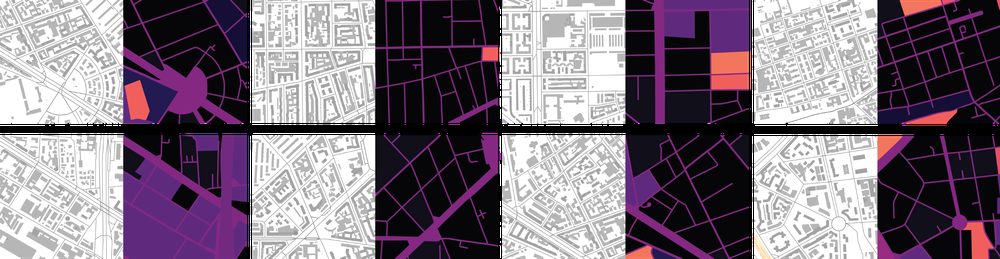
#> input picture dataset_example1.png, 1000 x 259 px, shrunk from 9160 x 2377 before the run
$ python metrics.py .
#> lines starting #> are read from the running program, lines starting #| are printed output that depends on the picture; after the words box and inside, x2 and y2 are one past the last pixel; in counts of white or black regions, pixels touching at a corner belong together
import argparse
import cv2
import functools
import json
from math import log10
import matplotlib.pyplot as plt
import numpy as np
import os
from shapely.geometry import Polygon, Point, MultiPolygon
import matplotlib.pyplot as plt

from sklearn.cluster import DBSCAN
import textwrap

import warnings
warnings.filterwarnings("ignore")


def get_buildings(image, threshold=6):
	image = cv2.erode(image, np.ones((3, 3)), 1)
	c, _ = cv2.findContours(image, cv2.RETR_TREE, cv2.CHAIN_APPROX_SIMPLE)

	c = [x for x in c if len(x) >= threshold]
	c = [[tuple(x[0]) for x in cont] for cont in c]
	polygons = []
	for cont in c:
		coords = Polygon(cont).centroid.coords[0]
		if image[int(coords[0])][int(coords[1])] > 0:
			polygons.append(Polygon(cont))
	polygons = [p for p in polygons if p.area > 1]
	return polygons


def get_block(result, name):
	threshold = 6
	if name.startswith('tallinn'):
		threshold = 4
	polygons = get_new_buildings(result)

	if name.startswith('bengaluru'):
		block = MultiPolygon(polygons).minimum_rotated_rectangle
	else:
		block = MultiPolygon(polygons).convex_hull
	return polygons, block


def get_mask(result, name):
	polygons, block = get_block(result, name)
	#     if block.geom_type == 'Polygon':
	border = [[[int(x), int(y)]] for x, y in block.exterior.coords]

	dist = [MultiPolygon(polygons).centroid.distance(p.centroid) for p in
			polygons]
	if len(dist) > 1:
		if np.max(dist) > 100:
			polygons.pop(dist.index(np.max(dist)))

	black = np.zeros(result.shape)
	return cv2.drawContours(black, [np.array(border)], -1, 255, -1)

def between_buildings_distance(polygons):
	dist = [MultiPolygon(polygons).centroid.distance(p.centroid) for p in polygons]
	if len(dist) > 1:
		if np.max(dist) > 100:
			polygons.pop(dist.index(np.max(dist)))
	between_dist = []
	for i, p in enumerate(polygons):
		try:
			between_dist.append(np.min([p.exterior.distance(x.exterior) for x in polygons[:i] + polygons[i+1:]]))
		except ValueError:
			pass
	if len(between_dist) > 0:
		return np.mean(between_dist)
	else:
		return 0

def street_distance(result, name):
	polygons, block = get_block(result, name)
	dist = [MultiPolygon(polygons).centroid.distance(p.centroid) for p in polygons]
	if len(dist) > 1:
		if np.max(dist) > 100:
			polygons.pop(dist.index(np.max(dist)))
	return np.min([x.distance(block.exterior) for x in polygons])


def count_density(name, path):
	threshold = 4
	image = cv2.imread("{}/{}".format(path, name), 0)
	imageA = image[:, :int(image.shape[1] / 2)]
	imageB = image[:, int(image.shape[1] / 2):]
	result = imageB - imageA
	kernel = np.ones((3, 3))
	result = cv2.erode(result, kernel, iterations=1)
	mask = get_mask(result, name)
	mask = mask > 0
	out = mask * (imageA - result)
	out = out < 120
	out = mask * out
	out = out > 0
	out = out.astype(np.uint8)
	polygons = get_new_buildings(out)

	area = MultiPolygon(polygons).convex_hull
	return round(np.unique(out, return_counts=True)[1][1] / area.area,
				 3), area, out


def get_new_buildings(image):
#     image = cv2.erode(image, np.ones((3,3)), 1)
	points = np.concatenate([np.where(image > 0)[0].reshape(-1,1), np.where(image > 0)[1].reshape(-1,1)], axis=1)
	clusters = dbscan.fit_predict(points)
	buildings = []
	for c in np.unique(clusters):
		if c > -1:
			black = np.zeros((image.shape[0], image.shape[1], 1))
			for point in points[clusters==c]:
				black[point[0]][point[1]] = 1
			black = black.astype(np.uint8)
			c, _ = cv2.findContours(black, cv2.RETR_TREE, cv2.CHAIN_APPROX_SIMPLE)
			if len(c) > 0:
				c = sorted(c, key=cv2.contourArea, reverse=True)
			c = c[0]
			c = [tuple(x[0]) for x in c]
			if len(c) >= 3:
				buildings.append(Polygon(c))
	return buildings


class Metric:
	def __init__(self):
		self.name = 'generic'
		self.scores = []

	def calculate(self, path: str):
		return self._calculate(path)

	def _calculate(self, path: str):
		for name in os.listdir(path):
			try:
				_value = self._get(path, name)
				if _value:
					self.scores.append(_value)
			except Exception:
				pass
		return self.result()

	def _get(self, path: str, name: str):
		return 0

	def result(self):
		print("{}\t{}".format('Mean ' + self.name, round(np.mean(self.scores), 2)))
		print("{}\t{}".format('Median ' + self.name, round(np.median(self.scores), 2)))


class FootprintAreaMetric(Metric):
	def __init__(self):
		Metric.__init__(self)
		self.name = 'footprint_area'

	def _get(self, path: str, name:str):
		if COURTS == 0:
			result = np.mean([x.area for x in get_buildings(
				count_density(name, FOLDER)[2], 4)])
			if result < 1000:
				return result
		else:
			result = np.mean([x.area for x in get_buildings(
				count_density(name, FOLDER)[2], 6)])
#> in count_density, `imageA = image[:, :int(image.shape[1] / 2)]`:
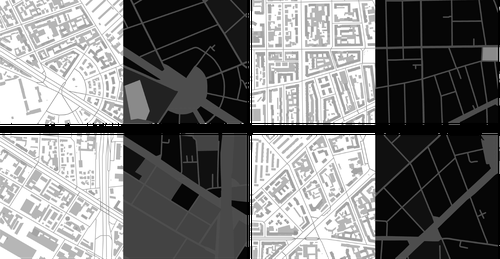
#> imageA: shape (259, 500); min 0, max 255, mean 121
#> in count_density, `imageB = image[:, int(image.shape[1] / 2):]`:
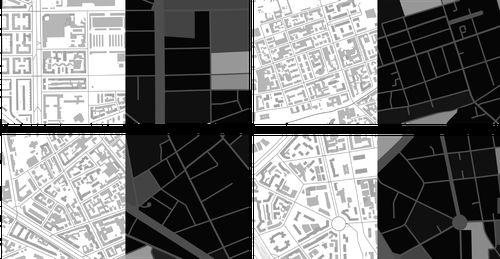
#> imageB: shape (259, 500); min 0, max 255, mean 121.2
#> in count_density, `result = imageB - imageA`:
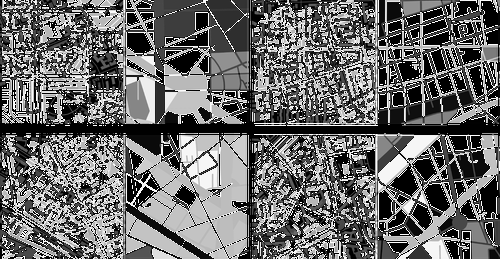
#> result: shape (259, 500); min 0, max 255, mean 107.5
#> in count_density, `result = cv2.erode(result, kernel, iterations=1)`:
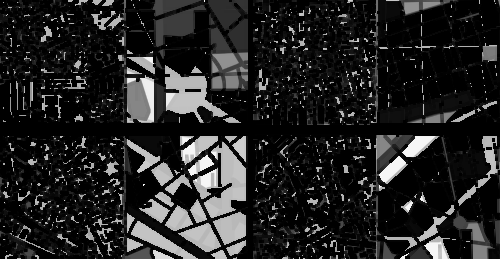
#> result: shape (259, 500); min 0, max 246, mean 36.5
#> in get_new_buildings, `points = np.concatenate([np.where(image > 0)[0].reshape(-1,1), np.wher..`: points = 79050 pairs, first value 0 to 258, second value 0 to 499
#> the loop in get_new_buildings, `for c in np.unique(clusters):` made 66 passes
#> c on passes 1 to 12: -1, 0, [(47, 0), (48, 0)], 2, [(94, 9), (94, 10), (95, 10), (95, 9)], [(109, 9), (108, 10), (107, 10), (109, 10)], [(295, 11), (296, 11)], 6, 1 contour, all with area under 20, [(368, 51), (368, 52), (369, 53), (369, 51)], 9, [(105, 75), (105, 78), (106, 77), (106, 75)]
#> after the loop in get_new_buildings, `for c in np.unique(clusters):`:
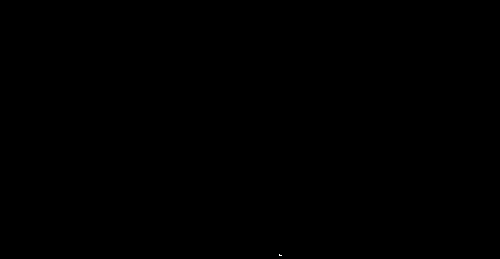
#> black: shape (259, 500, 1); values 0 (black) and 1 (white), 0% white in thin lines or dots, all inside (x1, y1, x2, y2) = (279, 254, 282, 256)
#> after the loop in get_new_buildings, `for c in np.unique(clusters):`: buildings = 37 items
#> in get_mask, `border = [[[int(x), int(y)]] for x, y in block.exterior.coords]`: border = [[[0, 0]], [[0, 245]], [[5, 258]], [[499, 258]], [[499, 0]], [[0, 0]]]
#> in get_mask, `dist = [MultiPolygon(polygons).centroid.distance(p.centroid) for p in ..`: dist = 37 values, max 252.8 at index 15, min 17.75 at index 22, mean 147.1
#> in get_mask, `return cv2.drawContours(black, [np.array(border)], -1, 255, -1)`: returned value: shape (259, 500) float64; 100% white; 1 black region, box (x1, y1, x2, y2) and area: (0, 247, 5, 259) 35
#> in count_density, `out = out < 120`:
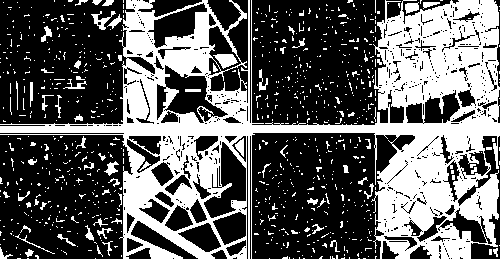
#> out: shape (259, 500) bool; 37.3% white; 848 white regions (782 under 20 px), largest, box (x1, y1, x2, y2) and area: (0, 0, 500, 259) 42405, (213, 54, 238, 69) 222, (91, 11, 116, 30) 155
#> the loop in get_new_buildings (call 2), `for c in np.unique(clusters):` made 635 passes
#> c on passes 1 to 12: -1, [(54, 0), (54, 1)], [(68, 0), (68, 1), (71, 1), (72, 0)], 1 contour, all with area under 20, 3, 4, [(123, 0), (123, 2)], 6, 7, [(375, 0), (375, 12)], [(403, 0), (416, 0)], [(420, 0), (420, 3), (420, 1), (421, 0)]
#> after the loop in get_new_buildings (call 2), `for c in np.unique(clusters):`: black: shape (259, 500, 1); values 0 (black) and 1 (white), 0% white in thin lines or dots, all inside (x1, y1, x2, y2) = (363, 258, 366, 259)
#> in count_density, `polygons = get_new_buildings(out)`: polygons = 325 items
#> in get_buildings, `image = cv2.erode(image, np.ones((3, 3)), 1)`:
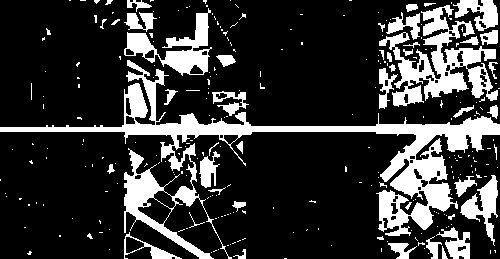
#> image: shape (259, 500); values 0 (black) and 1 (white), 21.3% white; 268 white regions (222 under 20 px)
#> in get_buildings, `c, _ = cv2.findContours(image, cv2.RETR_TREE, cv2.CHAIN_APPROX_SIMPLE)`: c = 312 contours, 246 with area under 20; largest, box (x1, y1, x2, y2) and area: (0, 60, 500, 259) 12949, (379, 5, 498, 107) 4172, (124, 8, 212, 76) 2040, (460, 175, 498, 246) 862, (453, 0, 498, 31) 690
#> in get_buildings, `c = [x for x in c if len(x) >= threshold]`: c = 125 contours, 59 with area under 20; largest, box (x1, y1, x2, y2) and area: (0, 60, 500, 259) 12949, (379, 5, 498, 107) 4172, (124, 8, 212, 76) 2040, (460, 175, 498, 246) 862, (453, 0, 498, 31) 690
#> in get_buildings, `c = [[tuple(x[0]) for x in cont] for cont in c]`: c = 125 items
#> the loop in get_buildings, `for cont in c:` made 4 passes
#> coords on passes 1 to 4: (29.25, 252.7), (214.5, 250.5), (242.5, 254.9), (443.5, 254.2)
#> after the loop in get_buildings, `for cont in c:`: polygons = []
			if result < 1000:
				return result


class BuildingDensityMetric(Metric):
	def __init__(self):
		Metric.__init__(self)
		self.name = 'building_density'

	def _get(self, path: str, name: str):
		return count_density(name, path)[0]


class BetweenBuildingDistanceMetric(Metric):
	def __init__(self):
		Metric.__init__(self)
		self.name = 'between_building_distance'

	def _get(self, path: str, name: str):
		image = cv2.imread("{}/{}".format(path, name), 0)
		result = image[:, int(image.shape[1] / 2):] - image[:, :int(image.shape[1] / 2)]
		mask = get_mask(result, name) > 0
		out = mask * result
		out = out > 40
		out = mask * out
		out = out > 0
		out = out.astype(np.uint8)
		n = get_new_buildings(out)[1:]
		return between_buildings_distance(n)


if __name__ == '__main__':
	parser = argparse.ArgumentParser(
		formatter_class=argparse.RawDescriptionHelpFormatter,
		description=textwrap.dedent('''\
		USAGE: python metrics.py image_folder

		------------------------------------------------------------------------

		This is an algorithm that calculates the metrics for the images from the
		urban dataset.

		------------------------------------------------------------------------

		'''), epilog=textwrap.dedent('''\
		The algorithm will be updated with the changes made in the strategy.
		'''))

	# parser.add_argument('model', type=str, help='path to the model file with '
	#                                             '.blend extension, str')
	parser.add_argument('folder', type=str, help='path to the image dir',
						default=None)

	############################################################################

	args = parser.parse_args()

	FOLDER = args.folder

	COURTS = 1

	THRESHOLD = 0.5

	############################################################################

	dbscan = DBSCAN(eps=1, min_samples=2)

	for metric in [FootprintAreaMetric, BuildingDensityMetric,
	               BetweenBuildingDistanceMetric]:
		metric().calculate(FOLDER)
